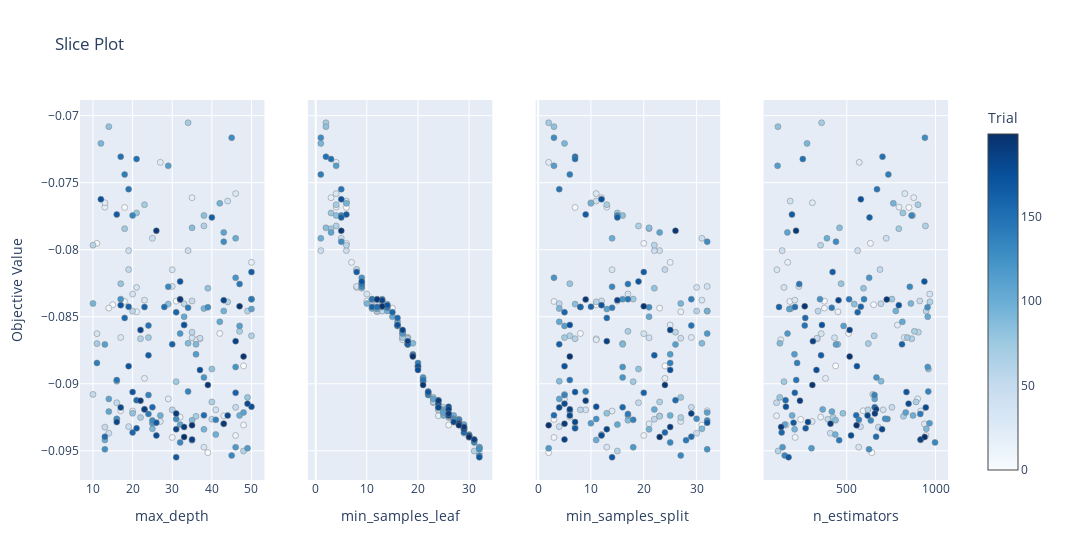

Notebook code cell kept with this figure:
### Code cell
optuna.visualization.plot_slice(study, params=['n_estimators', 'max_depth', 'min_samples_leaf', 'min_samples_split'])

### Figure 1 — Plotly figure (JSON) as saved in the notebook; plotly's stock layout.template omitted (floating-point values rounded to 4 significant figures; data arrays with more than 128 entries replaced by an {"elided": "..."} marker saying what was removed)
{"data": [{"marker": {"color": {"elided": "200 int values"}, "colorbar": {"title": {"text": "Trial"}, "x": 1, "xpad": 40}, "colorscale": [[0, "rgb(247,251,255)"], [0.125, "rgb(222,235,247)"], [0.25, "rgb(198,219,239)"], [0.375, "rgb(158,202,225)"], [0.5, "rgb(107,174,214)"], [0.625, "rgb(66,146,198)"], [0.75, "rgb(33,113,181)"], [0.875, "rgb(8,81,156)"], [1, "rgb(8,48,107)"]], "line": {"color": "Grey", "width": 0.5}, "showscale": true}, "mode": "markers", "name": "Feasible Trial", "showlegend": false, "type": "scatter", "x": {"elided": "200 int values"}, "xaxis": "x", "y": {"elided": "200 float values"}, "yaxis": "y"}, {"marker": {"color": {"elided": "200 int values"}, "colorbar": {"title": {"text": "Trial"}, "x": 1, "xpad": 40}, "colorscale": [[0, "rgb(247,251,255)"], [0.125, "rgb(222,235,247)"], [0.25, "rgb(198,219,239)"], [0.375, "rgb(158,202,225)"], [0.5, "rgb(107,174,214)"], [0.625, "rgb(66,146,198)"], [0.75, "rgb(33,113,181)"], [0.875, "rgb(8,81,156)"], [1, "rgb(8,48,107)"]], "line": {"color": "Grey", "width": 0.5}, "showscale": false}, "mode": "markers", "name": "Feasible Trial", "showlegend": false, "type": "scatter", "x": {"elided": "200 int values"}, "xaxis": "x2", "y": {"elided": "200 float values"}, "yaxis": "y2"}, {"marker": {"color": {"elided": "200 int values"}, "colorbar": {"title": {"text": "Trial"}, "x": 1, "xpad": 40}, "colorscale": [[0, "rgb(247,251,255)"], [0.125, "rgb(222,235,247)"], [0.25, "rgb(198,219,239)"], [0.375, "rgb(158,202,225)"], [0.5, "rgb(107,174,214)"], [0.625, "rgb(66,146,198)"], [0.75, "rgb(33,113,181)"], [0.875, "rgb(8,81,156)"], [1, "rgb(8,48,107)"]], "line": {"color": "Grey", "width": 0.5}, "showscale": false}, "mode": "markers", "name": "Feasible Trial", "showlegend": false, "type": "scatter", "x": {"elided": "200 int values"}, "xaxis": "x3", "y": {"elided": "200 float values"}, "yaxis": "y3"}, {"marker": {"color": {"elided": "200 int values"}, "colorbar": {"title": {"text": "Trial"}, "x": 1, "xpad": 40}, "colorscale": [[0, "rgb(247,251,255)"], [0.125, "rgb(222,235,247)"], [0.25, "rgb(198,219,239)"], [0.375, "rgb(158,202,225)"], [0.5, "rgb(107,174,214)"], [0.625, "rgb(66,146,198)"], [0.75, "rgb(33,113,181)"], [0.875, "rgb(8,81,156)"], [1, "rgb(8,48,107)"]], "line": {"color": "Grey", "width": 0.5}, "showscale": false}, "mode": "markers", "name": "Feasible Trial", "showlegend": false, "type": "scatter", "x": {"elided": "200 int values"}, "xaxis": "x4", "y": {"elided": "200 float values"}, "yaxis": "y4"}], "layout": {"title": {"text": "Slice Plot"}, "width": 1200, "xaxis": {"anchor": "y", "domain": [0, 0.2125], "title": {"text": "max_depth"}}, "xaxis2": {"anchor": "y2", "domain": [0.2625, 0.475], "title": {"text": "min_samples_leaf"}}, "xaxis3": {"anchor": "y3", "domain": [0.525, 0.7375], "title": {"text": "min_samples_split"}}, "xaxis4": {"anchor": "y4", "domain": [0.7875, 1], "title": {"text": "n_estimators"}}, "yaxis": {"anchor": "x", "domain": [0, 1], "title": {"text": "Objective Value"}}, "yaxis2": {"anchor": "x2", "domain": [0, 1], "matches": "y", "showticklabels": false}, "yaxis3": {"anchor": "x3", "domain": [0, 1], "matches": "y", "showticklabels": false}, "yaxis4": {"anchor": "x4", "domain": [0, 1], "matches": "y", "showticklabels": false}}}
